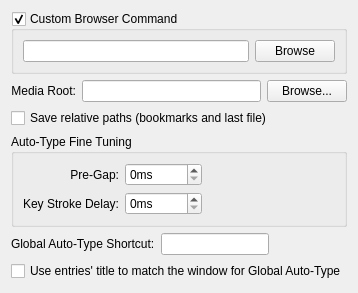
       <widget class="QWidget" name="pageAdvanced">
        <layout class="QVBoxLayout" name="verticalLayout_5">
         <item>
          <widget class="QGroupBox" name="Box_BrowserCmd">
           <property name="title">
            <string>Custom Browser Command</string>
           </property>
           <property name="checkable">
            <bool>true</bool>
           </property>
           <layout class="QHBoxLayout" name="_31">
            <item>
             <widget class="QLineEdit" name="Edit_BrowserCmd"/>
            </item>
            <item>
             <widget class="QPushButton" name="Button_BrowserCmdBrowse">
              <property name="text">
               <string>Browse</string>
              </property>
             </widget>
            </item>
           </layout>
          </widget>
         </item>
         <item>
          <layout class="QHBoxLayout" name="_32">
           <item>
            <widget class="QLabel" name="label_2">
             <property name="text">
              <string>Media Root:</string>
             </property>
             <property name="alignment">
              <set>Qt::AlignRight|Qt::AlignTrailing|Qt::AlignVCenter</set>
             </property>
            </widget>
           </item>
           <item>
            <widget class="QLineEdit" name="Edit_MountDir">
             <property name="whatsThis">
              <string>The directory where storage devices like CDs and memory sticks are normally mounted.</string>
             </property>
            </widget>
           </item>
           <item>
            <widget class="QPushButton" name="Button_MountDirBrowse">
             <property name="text">
              <string>Browse...</string>
             </property>
            </widget>
           </item>
          </layout>
         </item>
         <item>
          <widget class="QCheckBox" name="CheckBox_SaveRelativePaths">
           <property name="whatsThis">
            <string>Enable this if you want to use your bookmarks and the last opened file independet from their absolute paths. This is especially useful when using KeePassX portably and therefore with changing mount points in the file system.</string>
           </property>
           <property name="text">
            <string>Save relative paths (bookmarks and last file)</string>
           </property>
          </widget>
         </item>
         <item>
          <widget class="QGroupBox" name="Box_AutoType">
           <property name="title">
            <string>Auto-Type Fine Tuning</string>
           </property>
           <layout class="QGridLayout" name="_33">
            <property name="spacing">
             <number>6</number>
            </property>
            <item row="0" column="1">
             <widget class="QSpinBox" name="SpinBox_AutoTypePreGap">
              <property name="whatsThis">
               <string>Time between the activation of an auto-type action by the user and the first simulated key stroke.</string>
              </property>
              <property name="suffix">
               <string>ms</string>
              </property>
              <property name="maximum">
               <number>10000</number>
              </property>
             </widget>
            </item>
            <item row="0" column="0">
             <widget class="QLabel" name="label_4">
              <property name="text">
               <string>Pre-Gap:</string>
              </property>
              <property name="alignment">
               <set>Qt::AlignRight|Qt::AlignTrailing|Qt::AlignVCenter</set>
              </property>
             </widget>
            </item>
            <item row="0" column="2">
             <spacer>
              <property name="orientation">
               <enum>Qt::Horizontal</enum>
              </property>
              <property name="sizeHint" stdset="0">
               <size>
                <width>40</width>
                <height>20</height>
               </size>
              </property>
             </spacer>
            </item>
            <item row="1" column="0">
             <widget class="QLabel" name="label_5">
              <property name="text">
               <string>Key Stroke Delay:</string>
              </property>
              <property name="alignment">
               <set>Qt::AlignRight|Qt::AlignTrailing|Qt::AlignVCenter</set>
              </property>
             </widget>
            </item>
            <item row="1" column="1">
             <widget class="QSpinBox" name="SpinBox_AutoTypeKeyStrokeDelay">
              <property name="whatsThis">
               <string>Delay between two simulated key strokes. Increase this if Auto-Type is randomly skipping characters.</string>
              </property>
              <property name="suffix">
               <string>ms</string>
              </property>
              <property name="maximum">
               <number>10000</number>
              </property>
             </widget>
            </item>
           </layout>
          </widget>
         </item>
         <item>
          <layout class="QHBoxLayout" name="_34">
           <item>
            <widget class="QLabel" name="Label_GlobalShortcut">
             <property name="text">
              <string>Global Auto-Type Shortcut:</string>
             </property>
            </widget>
           </item>
           <item>
            <widget class="ShortcutWidget" name="Edit_GlobalShortcut">
             <property name="readOnly">
              <bool>true</bool>
             </property>
            </widget>
           </item>
           <item>
            <spacer>
             <property name="orientation">
              <enum>Qt::Horizontal</enum>
             </property>
             <property name="sizeHint" stdset="0">
              <size>
               <width>40</width>
               <height>20</height>
              </size>
             </property>
            </spacer>
           </item>
          </layout>
         </item>
         <item>
          <widget class="QCheckBox" name="CheckBox_EntryTitlesMatch">
           <property name="text">
            <string>Use entries' title to match the window for Global Auto-Type</string>
           </property>
          </widget>
         </item>
         <item>
          <spacer name="spacer_4">
           <property name="orientation">
            <enum>Qt::Vertical</enum>
           </property>
           <property name="sizeHint" stdset="0">
            <size>
             <width>1</width>
             <height>1</height>
            </size>
           </property>
          </spacer>
         </item>
        </layout>
       </widget>
